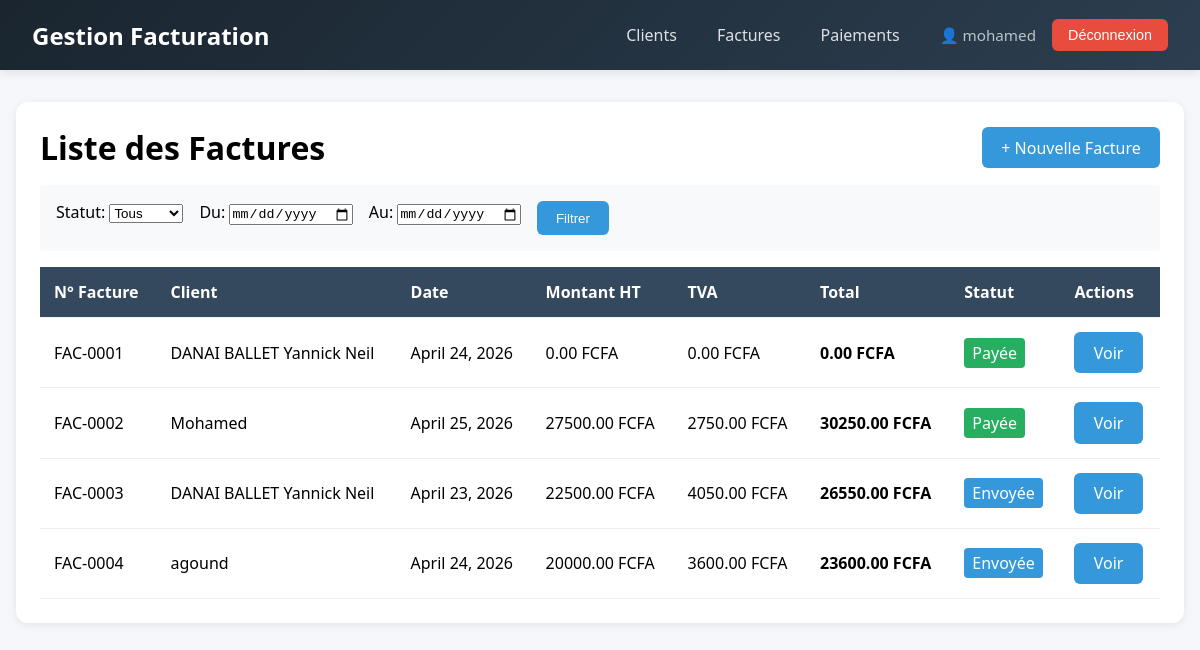
The app's page /factures/ (signed in), older data.
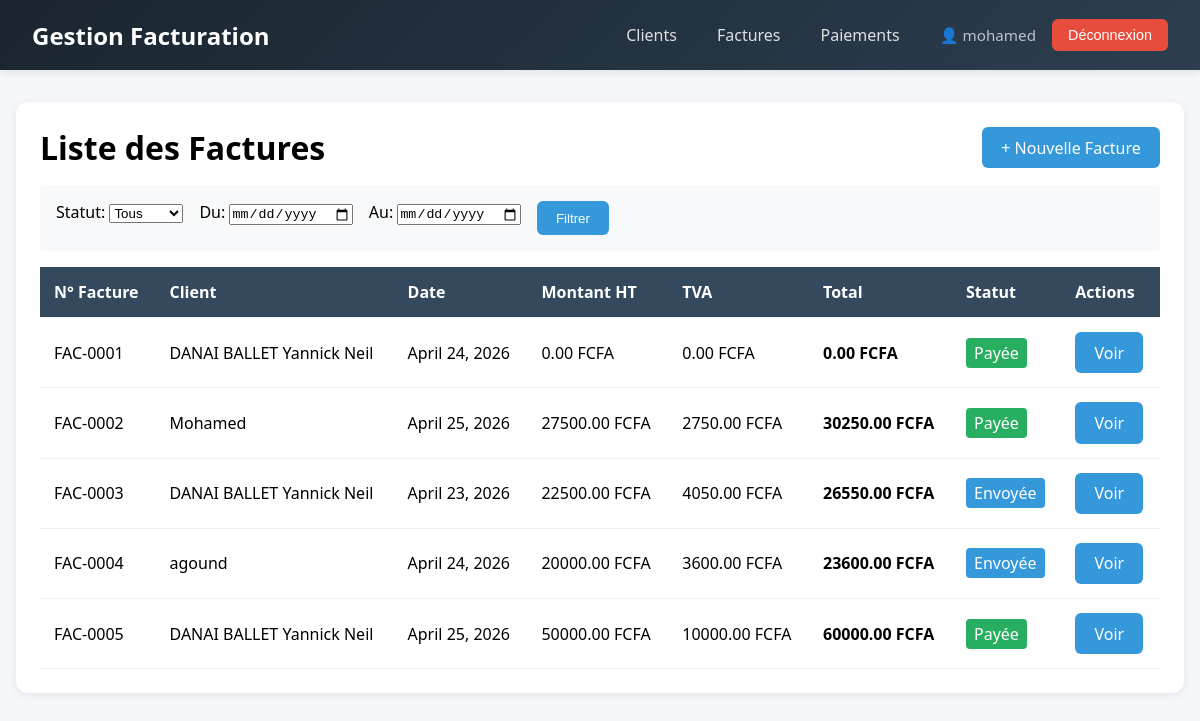
The same page, newer data.
### factures/models.py (models this page shows, shortened)
class Facture(models.Model):
    STATUTS = [
        ('brouillon', 'Brouillon'),
        ('envoyee',   'Envoyée'),
        ('payee',     'Payée'),
    ]
    client        = models.ForeignKey(Client, on_delete=models.CASCADE)
    date          = models.DateField()
    statut        = models.CharField(max_length=20, choices=STATUTS, default='brouillon')
    montant_ht    = models.DecimalField(max_digits=12, decimal_places=2, default=0)
    taux_tva      = models.DecimalField(max_digits=5,  decimal_places=2, default=18)
    montant_tva   = models.DecimalField(max_digits=12, decimal_places=2, default=0)
    montant_total = models.DecimalField(max_digits=12, decimal_places=2, default=0)

### clients/models.py (models this page shows, shortened)
class Client(models.Model):
    nom       = models.CharField(max_length=200)
    email     = models.EmailField(unique=True)
    telephone = models.CharField(max_length=20, blank=True)
    adresse   = models.TextField(blank=True)

### factures/views.py (the view)
# urls.py: path('',                    views.facture_list,   name='facture_list'),
@login_required
def facture_list(request):
    factures = Facture.objects.select_related('client').all()
    if request.GET.get('statut'):
        factures = factures.filter(statut=request.GET['statut'])
    if request.GET.get('date_debut'):
        factures = factures.filter(date__gte=request.GET['date_debut'])
    if request.GET.get('date_fin'):
        factures = factures.filter(date__lte=request.GET['date_fin'])
    return render(request, 'factures/facture_list.html', {'factures': factures})

### templates/factures/facture_list.html (shortened to what this page needs)
{% extends 'base.html' %}
{% block content %}
<div class="card">
    <div style="display: flex; justify-content: space-between; align-items: center; margin-bottom: 1rem;">
        <h1>Liste des Factures</h1>
        <a href="{% url 'facture_create' %}" class="btn btn-primary">+ Nouvelle Facture</a>
    </div>
    <form method="get" style="margin-bottom: 1rem; padding: 1rem; background: #f8f9fa; border-radius: 4px;">
        <div style="display: flex; gap: 1rem; flex-wrap: wrap;">
            <div>
                <label>Statut:</label>
                <select name="statut">
                    <option value="">Tous</option>
                </select>
            </div>
            <div>
                <label>Du:</label>
                <input type="date" name="date_debut">
            </div>
            <div>
                <label>Au:</label>
                <input type="date" name="date_fin">
            </div>
            <button type="submit" class="btn btn-primary">Filtrer</button>
        </div>
    </form>
    <table>
        <thead>
            <tr>
                <th>N° Facture</th>
                <th>Client</th>
                <th>Date</th>
                <th>Montant HT</th>
                <th>TVA</th>
                <th>Total</th>
                <th>Statut</th>
                <th>Actions</th>
            </tr>
        </thead>
        <tbody>
            {% for facture in factures %}
            <tr>
                <td>FAC-{{ facture.pk|stringformat:"04d" }}</td>
                <td>{{ facture.client.nom }}</td>
                <td>{{ facture.date }}</td>
                <td>{{ facture.montant_ht }} FCFA</td>
                <td>{{ facture.montant_tva }} FCFA</td>
                <td><strong>{{ facture.montant_total }} FCFA</strong></td>
                <td>
                    <span style="padding: 0.25rem 0.5rem; border-radius: 4px;
                        {% if facture.statut == 'payee' %}background: #27ae60; color: white;
                        {% elif facture.statut == 'envoyee' %}background: #3498db; color: white;
                        {% else %}background: #95a5a6; color: white;{% endif %}">
                        {{ facture.get_statut_display }}
                    </span>
                </td>
                <td>
                    <a href="{% url 'facture_detail' facture.pk %}" class="btn btn-primary">Voir</a>
                </td>
            </tr>
            {% empty %}
            <tr>
                <td colspan="8" style="text-align: center;">Aucune facture trouvée.</td>
            </tr>
            {% endfor %}
        </tbody>
    </table>
</div>
{% endblock %}

Row changes from the older to the newer data that the page shows:
added Facture: pk "0005", client.nom "DANAI BALLET Yannick Neil", date "April 25, 2026", montant_ht "50000.00", montant_tva "10000.00", montant_total "60000.00", statut "Payée"
